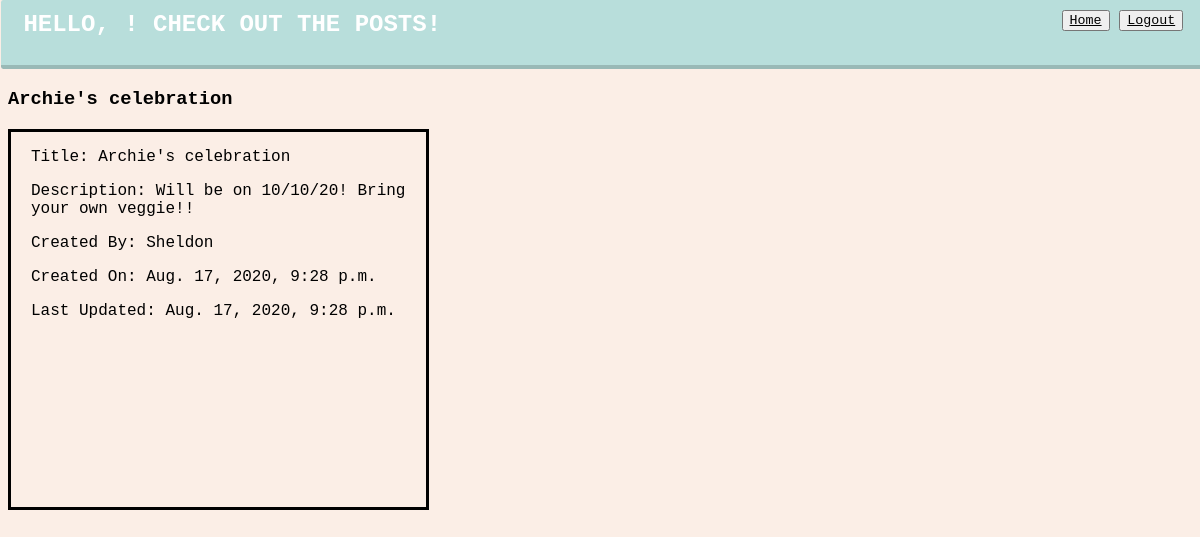
Page /blog/3 on the committed database.
### garden_row/models.py (models this page shows, shortened)
class Blog(models.Model):
    title = models.CharField(max_length=255)
    description = models.TextField(max_length=255)
    created_at = models.DateTimeField(auto_now_add=True)
    updated_at = models.DateTimeField(auto_now=True)
    user = models.ForeignKey(User, on_delete=models.CASCADE)
    objects = BlogManager()

class User(models.Model):
    first_name = models.CharField(max_length=255)
    last_name = models.CharField(max_length=255)
    email = models.EmailField(unique=True)
    password = models.CharField(max_length=255)
    created_at = models.DateTimeField(auto_now_add=True)
    updated_at = models.DateTimeField(auto_now=True)
    objects = UserManager()

### garden_row/views.py (the view)
# urls.py: path('blog/<int:blog_id>', views.blogs),
def blogs(request, blog_id):
    one_blog = Blog.objects.get(id=blog_id)
    context = {
        'blog': one_blog
    }
    return render(request, 'blog_details.html', context)

### garden_row/templates/blog_details.html (shortened to what this page needs)
<!DOCTYPE html>
<html lang="en">
<head>
  {% load static %}
  <link rel="stylesheet" href="{% static 'style.css' %}">
</head>
<body>
  <div class="header">
    <h2>Hello, {{ request.session.first_name }}! Check out the posts!</h2>
    <div class="buttons">
      <button><a href="/dashboard">Home</a></button>
      <button> <a href="/logout">Logout</a></button>
    </div>
  </div>
  <h3>{{ blog.title }}</h3>
  <div id="details">
    <p>Title: {{ blog.title }}</p>
    <p>Description: {{ blog.description }}</p>
    <p>Created By: {{ blog.user.first_name }}</p>
    <p>Created On: {{ blog.created_at }}</p>
    <p>Last Updated: {{ blog.updated_at }}</p>
  </div>
</body>
</html>

### garden_row/static/style.css (style rules this page uses)
* { font-family: 'Anonymous Pro', monospace; }
body { background-color: #fbeee6; }
input, button, option, select { color: black; }
.header { padding: 0.7em 1.4em; margin: -8px -0.7em 0.3em -7px; border-radius: 0.15em; box-sizing: border-box; text-decoration: none; font-family: 'Roboto', sans-serif; text-transform: uppercase; font-weight: 400; color: #FFFFFF; background-color: #b8dedb; box-shadow: inset 0 -0.6em 0 -0.35em rgba(0, 0, 0, 0.17); position: relative; }
h2, .buttons .button { display: inline-block; vertical-align: top; }
.buttons { right: 20px; position: absolute; top: 10px; }
h2 { margin-top: 0; }
#details { width: 375px; height: 375px; border-color: black; border-width: 3px; border-style: solid; color: black; text-align: left; padding: 0 20px; }
a { color: black; }

### rows in the picture
Blog: title "Archie's celebration", description "Will be on 10/10/20! Bring your own veggie!!", user.first_name "Sheldon", created_at "Aug. 17, 2020, 9:28 p.m.", updated_at "Aug. 17, 2020, 9:28 p.m."
